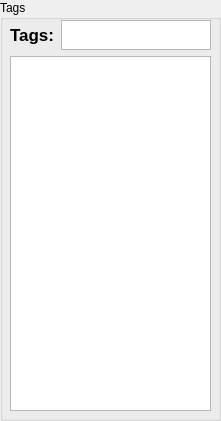
               <widget class="QGroupBox" name="tags_group_box">
                <property name="geometry">
                 <rect>
                  <x>840</x>
                  <y>100</y>
                  <width>221</width>
                  <height>421</height>
                 </rect>
                </property>
                <property name="title">
                 <string>Tags</string>
                </property>
                <widget class="QWidget" name="verticalLayoutWidget_10">
                 <property name="geometry">
                  <rect>
                   <x>10</x>
                   <y>20</y>
                   <width>201</width>
                   <height>391</height>
                  </rect>
                 </property>
                 <layout class="QVBoxLayout" name="verticalLayout_11">
                  <item>
                   <layout class="QHBoxLayout" name="cond_hor_layout_2">
                    <item>
                     <widget class="QLabel" name="tag_label">
                      <property name="minimumSize">
                       <size>
                        <width>0</width>
                        <height>30</height>
                       </size>
                      </property>
                      <property name="maximumSize">
                       <size>
                        <width>115</width>
                        <height>30</height>
                       </size>
                      </property>
                      <property name="font">
                       <font>
                        <pointsize>13</pointsize>
                        <weight>75</weight>
                        <bold>true</bold>
                       </font>
                      </property>
                      <property name="text">
                       <string>Tags:</string>
                      </property>
                     </widget>
                    </item>
                    <item>
                     <widget class="QPlainTextEdit" name="tag_pt_edit">
                      <property name="sizePolicy">
                       <sizepolicy hsizetype="Expanding" vsizetype="Fixed">
                        <horstretch>0</horstretch>
                        <verstretch>0</verstretch>
                       </sizepolicy>
                      </property>
                      <property name="minimumSize">
                       <size>
                        <width>0</width>
                        <height>30</height>
                       </size>
                      </property>
                      <property name="maximumSize">
                       <size>
                        <width>150</width>
                        <height>30</height>
                       </size>
                      </property>
                      <property name="font">
                       <font>
                        <pointsize>14</pointsize>
                       </font>
                      </property>
                      <property name="verticalScrollBarPolicy">
                       <enum>Qt::ScrollBarAlwaysOff</enum>
                      </property>
                      <property name="horizontalScrollBarPolicy">
                       <enum>Qt::ScrollBarAlwaysOff</enum>
                      </property>
                      <property name="plainText">
                       <string/>
                      </property>
                      <property name="backgroundVisible">
                       <bool>false</bool>
                      </property>
                     </widget>
                    </item>
                   </layout>
                  </item>
                  <item>
                   <widget class="QListWidget" name="tag_list_widget">
                    <property name="font">
                     <font>
                      <pointsize>14</pointsize>
                     </font>
                    </property>
                   </widget>
                  </item>
                 </layout>
                </widget>
               </widget>
